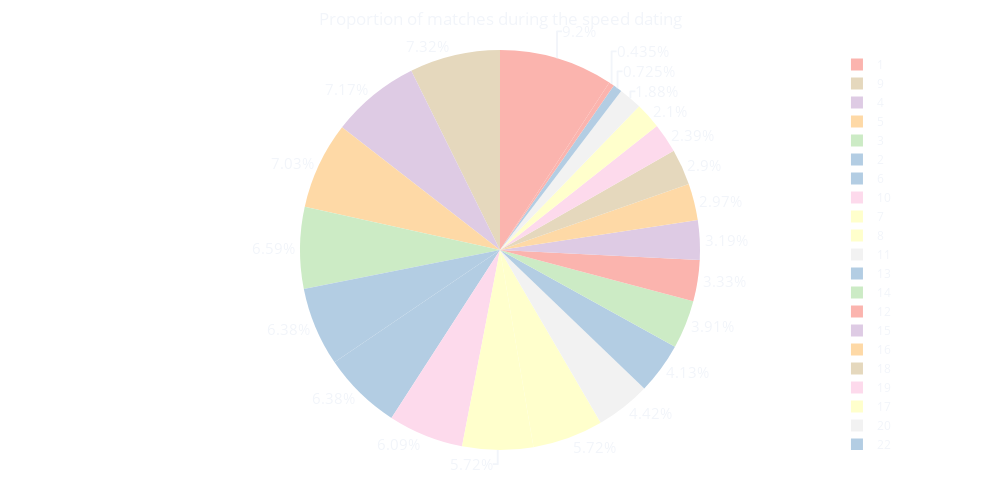

The code cell stored with this chart in its notebook:
### Code cell
partners = dict(df_yes['match'].groupby(df_yes['order']).count())

fig = px.pie(partners.items(), values= partners.values(), names= partners.keys(), color= partners,
              width= 1000,
              height = 500,    
              title=  "Proportion of matches during the speed dating",
             color_discrete_sequence=px.colors.qualitative.Pastel1 )
fig.update_traces(textposition = 'outside', textfont_size = 15)             
fig.update_layout(title_x = 0.5, 
                      margin={"l":50,"r":50,"b":50,"t":50,"pad":4},
                      xaxis_title = 'attractiveness',
                      yaxis_title = 'count',
                      template = 'plotly_dark'
                      )
fig.update_layout({'plot_bgcolor': 'rgba(0, 0, 0, 0)',
                    'paper_bgcolor': 'rgba(0, 0, 0, 0)'}
                      )  

fig.show()

### Figure 1 — Plotly figure (JSON) as saved in the notebook; plotly's stock layout.template omitted (floating-point values rounded to 4 significant figures)
{"data": [{"customdata": [[127], [88], [91], [99], [97], [88], [79], [79], [101], [84], [61], [46], [57], [54], [44], [41], [29], [40], [33], [26], [6], [10]], "domain": {"x": [0, 1], "y": [0, 1]}, "hovertemplate": "label=%{label}<br>value=%{value}<br>color=%{customdata[0]}<extra></extra>", "labels": [1, 2, 3, 4, 5, 6, 7, 8, 9, 10, 11, 12, 13, 14, 15, 16, 17, 18, 19, 20, 21, 22], "legendgroup": "", "marker": {"colors": ["rgb(251,180,174)", "rgb(179,205,227)", "rgb(204,235,197)", "rgb(222,203,228)", "rgb(254,217,166)", "rgb(179,205,227)", "rgb(255,255,204)", "rgb(255,255,204)", "rgb(229,216,189)", "rgb(253,218,236)", "rgb(242,242,242)", "rgb(251,180,174)", "rgb(179,205,227)", "rgb(204,235,197)", "rgb(222,203,228)", "rgb(254,217,166)", "rgb(255,255,204)", "rgb(229,216,189)", "rgb(253,218,236)", "rgb(242,242,242)", "rgb(251,180,174)", "rgb(179,205,227)"]}, "name": "", "showlegend": true, "textfont": {"size": 15}, "textposition": "outside", "type": "pie", "values": [127, 88, 91, 99, 97, 88, 79, 79, 101, 84, 61, 46, 57, 54, 44, 41, 29, 40, 33, 26, 6, 10]}], "layout": {"height": 500, "legend": {"tracegroupgap": 0}, "margin": {"b": 50, "l": 50, "pad": 4, "r": 50, "t": 50}, "paper_bgcolor": "rgba(0, 0, 0, 0)", "piecolorway": ["rgb(251,180,174)", "rgb(179,205,227)", "rgb(204,235,197)", "rgb(222,203,228)", "rgb(254,217,166)", "rgb(255,255,204)", "rgb(229,216,189)", "rgb(253,218,236)", "rgb(242,242,242)"], "plot_bgcolor": "rgba(0, 0, 0, 0)", "title": {"text": "Proportion of matches during the speed dating", "x": 0.5}, "width": 1000, "xaxis": {"title": {"text": "attractiveness"}}, "yaxis": {"title": {"text": "count"}}}}
